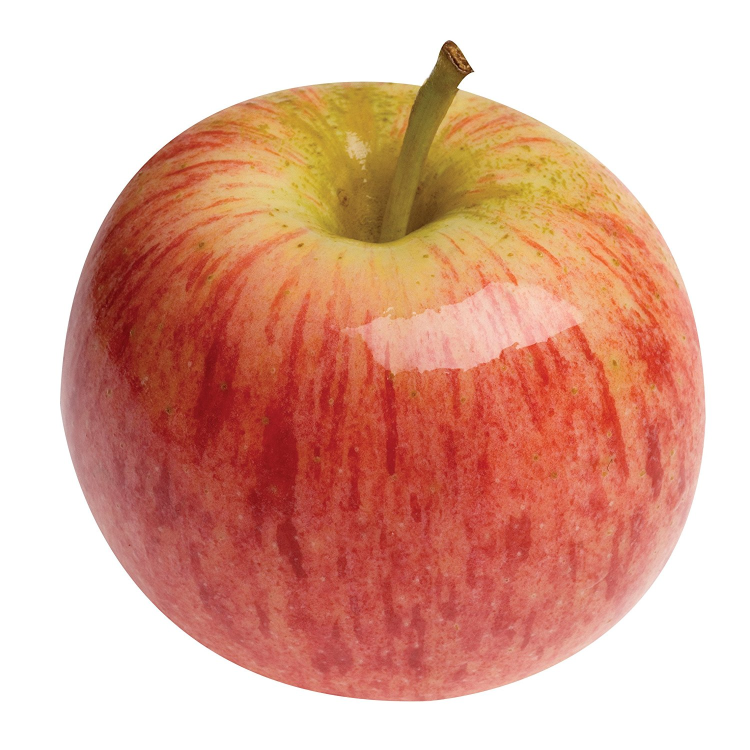
#> input picture train/apple_10.jpg, 1500 x 1500 px (shown at 1/2 size); its folder holds only this picture in this run
$ jupyter execute --allow-errors Team1.ipynb
#> lines starting #> are read from the running program, lines starting #| are printed output that depends on the picture
[cell 1]
import tensorflow as tf
import numpy as np
import matplotlib.pyplot as plt
from PIL import Image, ImageEnhance, ImageFilter
import glob
from sklearn.utils import shuffle

[cell 2]
print('Tensorflow version: ', tf.__version__)
print('Numpy version: ', np.__version__)

# Table of contents
#### Part A: No image augmentation and basic prediction model
#### Part B: With Image augmentation and basic prediction model
#### Part C: No image augmentation, and expanded model
#### Part D: Image augmentation and expanded model
#### Conclusion
#### Part E: (Experimental) Transfer learning with Resnet50

# Part A: No image augmentation, basic prediction model
All training images are used without alteration. A minimal model will be used for prediction. The accuracy score will be used as a baseline/control.

[cell 3]
# path to train and test image files
train_img_dir = "./train/"
test_img_dir = "./test/"

# category as well as name of image files
image_types = ["apple","orange","banana","mixed"]

# image size after resizing (higher sizes takes more time but are more accurate)
IMG_MAX_SIZE = 64

# epoch value
EPOCH_MAX = 50

# stop at valuation accuracy
VAL_ACCURACY_THRESHOLD = 0.95

#### All methods for image augmentation and model creation are written here

[cell 4]
# return all files in the directory in a dictionary seperated by their category
def get_files_in_dir(img_dir, image_types):
    file_path_arr = {}
    for img_type in image_types:
        file_path_arr.update( {img_type: glob.glob(img_dir+img_type+"*")} )

    return file_path_arr


# remove offending images from dictionary (expanded model)
def remove_from_dictionary(file_path_arr,str_match):
    for key in file_path_arr:
        max = len(file_path_arr[key])
        for i in  range(0,max):
            my_str = str(file_path_arr[key][i])
            if str_match in my_str:
                del file_path_arr[key][i]
                print("Removed: ",key," ",i," ",file_path_arr[key][i])
                return


# convert image to 3 layer RGB from RGBA or other formats, then resize the images
def convert_to_RGB_and_resize(img):
    img_new = Image.new("RGB",img.size, (255,255,255))
    img_new.paste(img,None)
    img_tiny = img_new.resize((IMG_MAX_SIZE, IMG_MAX_SIZE))
    return img_tiny


# remove the color green and whitish backgrounds (expanded model)
def fix_image_color(img):
    pixdata = img.load()
    for y in range(img.size[1]):
        for x in range(img.size[0]):
                r, g, b = img.getpixel((x, y))
                if (r < 80 and g < 255 and b < 255):
                    pixdata[x, y] = (0, 0, 0)
                if (r > 220 and g > 220 and b > 220):
                    pixdata[x, y] = (0, 0, 0)
    #img2 = img.filter(ImageFilter.GaussianBlur(radius=2))
    return img


# read a file and process it and return the file contents
def read_single_file(img_path):
    img_raw = Image.open(img_path)
    img_tiny = convert_to_RGB_and_resize(img_raw)
    img_tiny_fixed = fix_image_color(img_tiny)
    return img_tiny_fixed


# zoom in the photo by scale variable (expanded model)
def img_scaled_inwards(img_tiny, scale=1.2):
    new_size = int(img_tiny.size[0] * scale)
    img_upscaled = img_tiny.resize((new_size,new_size))
    crop_pad = int( (img_upscaled.size[0] - img_tiny.size[0] ) / 2)

    img_tiny_new = img_upscaled.crop((crop_pad,crop_pad,img_upscaled.size[0]-crop_pad,img_upscaled.size[1]-crop_pad))
    return img_tiny_new.resize((IMG_MAX_SIZE,IMG_MAX_SIZE))


# generate 1 hot encoding for y_data
def get_y_datas(fruit_type,image_types):
    y_value = [ 0, 0, 0, 0]
    for i in range(0,4):
        if( fruit_type == image_types[i]):
            y_value[i] = 1
    return np.asarray(y_value)


# increase sample size by playing with contrast, color, sharpness and rotation (expanded model)
def image_augmentation(img_tiny, y_data):
    img_0 = np.asarray( img_tiny )
    # Rotate image
    # Fix image color and contrast
    img_filter = ImageEnhance.Contrast(img_tiny)
    img_e = img_filter.enhance(1.2)
    img_1 = np.asarray( img_e )

    img_filter = ImageEnhance.Contrast(img_tiny)
    img_e = img_filter.enhance(0.8)
    img_2 = np.asarray( img_e )

    img_filter = ImageEnhance.Color(img_tiny)
    img_e = img_filter.enhance(1.5)
    img_3 = np.asarray( img_e )

    img_filter = ImageEnhance.Color(img_tiny)
    img_e = img_filter.enhance(0.8)
    img_4 = np.asarray( img_e )

    img_filter = ImageEnhance.Contrast(img_tiny)
    img_e = img_filter.enhance(1.2)
    img_filter = ImageEnhance.Color(img_e)
    img_e = img_filter.enhance(1.5)
    img_5 = np.asarray( img_e )

    img_filter = ImageEnhance.Sharpness(img_tiny)
    img_e = img_filter.enhance(0.5)
    img_6 = np.asarray( img_e )

    img_7 = np.asarray( img_tiny.transpose(Image.FLIP_TOP_BOTTOM) )
    img_8 = np.asarray( img_tiny.transpose(Image.FLIP_LEFT_RIGHT) )
    img_9 = np.asarray( img_scaled_inwards(img_tiny) )

    x_return = np.concatenate( (img_0, img_1, img_2, img_3, img_4, img_5,  img_6,  img_7,  img_8,  img_9 ) )
    y_return = np.concatenate( (y_data, y_data, y_data, y_data, y_data, y_data, y_data, y_data, y_data, y_data ) )
    return x_return, y_return


# For 'mixed fruits' dataset, we expand its original dataset(~20 images) by 4 times to match other
# categories(~70 images). Evenly balancing the dataset might improve its prediction ability. (expanded model)
# [13 lines left out: function image_augmentation_mixed, not called in this run]


# read file paths provided in dictionary into a numpy array for CNN.
# if img_aug is False, no image augmentation is done and only the original images are used for training and testing.
def read_files_into_array(file_path_arr,image_types,img_aug=False):
    x_data = None
    y_data = None
    p_data = None
    for key in file_path_arr:
        for img_path in file_path_arr[key]:
            img_tiny = read_single_file(img_path)
            y_data_1 =  get_y_datas(key, image_types)

            # if mixed, generate more data
            if(img_aug==True):
                if(key=='mixed'):
                    x_data_1, y_data_1 = image_augmentation_mixed(img_tiny, y_data_1)
                else:
                    x_data_1, y_data_1 = image_augmentation(img_tiny, y_data_1)
            else:
                x_data_1 = np.asarray(img_tiny)

            # join our data to main np array
            if( x_data is None ):
                x_data = x_data_1
                y_data = y_data_1
                p_data = [img_path]
            else:
                x_data = np.concatenate( (x_data, x_data_1) )
                y_data = np.concatenate( (y_data, y_data_1) )
                p_data = np.concatenate( (p_data, [img_path]) )
    return x_data, y_data, p_data


# Minimal model for prediction.
def create_model_basic():
    model = tf.keras.Sequential([
        tf.keras.layers.Conv2D(32, (3,3), padding='same', activation="relu",input_shape=(IMG_MAX_SIZE, IMG_MAX_SIZE, 3)),
        tf.keras.layers.AveragePooling2D((2,2), strides=1),
        tf.keras.layers.Flatten(),
        tf.keras.layers.Dense(units=4, activation='softmax')
    ])

    model.compile(optimizer='adam', loss='categorical_crossentropy', metrics=['accuracy'])
    return model


# Create a CNN model
# [38 lines left out: function create_model_expanded, not called in this run]


# Implement callback function to stop training
class stop_model_training_class(tf.keras.callbacks.Callback):
    # [74 lines left out: functions on_epoch_end, round_out, show_diffs, plot_loss, not called in this run]

#### Preparing the dataset

[cell 5]
# get list of training files
file_path_arr = get_files_in_dir(train_img_dir, image_types)

# show how many of each type we have
print('Files of each type used for training: ')
for key in file_path_arr:
    print(key, "->", len(file_path_arr[key]))
x_train, y_train, _ = read_files_into_array(file_path_arr,image_types,img_aug=False)
#> in read_single_file, img_raw is the input picture: PIL image 1500x1500 RGB; mean R, G, B 222.5, 172.4, 155.2
#> in convert_to_RGB_and_resize, `img_new = Image.new("RGB",img.size, (255,255,255))`: img_new: PIL image 1500x1500 RGB; every value is 255
#> in convert_to_RGB_and_resize, `img_tiny = img_new.resize((IMG_MAX_SIZE, IMG_MAX_SIZE))`:
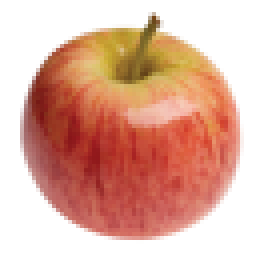
#> img_tiny: PIL image 64x64 RGB (shown 4 times larger); mean R, G, B 222.4, 172.2, 155.1
#> in read_single_file, `img_tiny_fixed = fix_image_color(img_tiny)`:
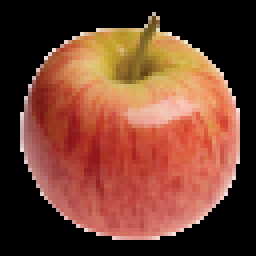
#> img_tiny_fixed: PIL image 64x64 RGB (shown 4 times larger); mean R, G, B 114.9, 64.8, 47.7
#> y_train = [1, 0, 0, 0]
x_train = x_train.reshape(-1,IMG_MAX_SIZE,IMG_MAX_SIZE,3)
y_train = y_train.reshape(-1,4)
#> y_train = [[1, 0, 0, 0]]
# get test file list

print('Files of each type used for testing: ')
file_path_arr_2 = get_files_in_dir(test_img_dir, image_types)
# show how many of each type we have
for key in file_path_arr_2:
    print(key, "->", len(file_path_arr_2[key]))
# generate x and y test data as well as the file paths
x_test, y_test, p_test = read_files_into_array(file_path_arr_2,image_types)
# reshape x and y test data
#> (the rest of this cell did not finish here and is left out)

[cell 6]
#checking input and output shapes
print(x_train.shape)
#| (1, 64, 64, 3)
print(y_train.shape)
#| (1, 4)
#> (the rest of this cell did not finish here and is left out)

Minimal model will be used first

#> (a cell that did not finish here is left out)

Shuffle dataset for more even training.
For each epoch, the model will be used to for evaluation with the testing data

[cell 8]
x_train, y_train = shuffle(x_train,y_train,random_state=9)

# train the model then run the test at each to see accuracy
#> (the rest of this cell did not finish here and is left out)

#> (a cell that did not finish here is left out)

#> (a cell that did not finish here is left out)

### Observation:
It appears that the model prediction score peaked after 5 epoches, which might suggest that the model learning saturation. Infact, overfitting to the training data seems to occur, as seen from the raise in validation loss and fall of validation accuracy of test data.

The model wrongly predicted a mixture of all classes of images.

Test data accuracy score averaged around 85%.

# Part B: Image augmentation and minimal model
#### The following measures will be done to improve the prediction score and learning process
1. Removing of wrongly labelled images
1. Removing color from some backgrounds. (we do not wish the model to learn about the background)
1. Reinforcing contrast of colors, to emphasize on features
1. Balancing data of all classes by increasing mixed images
1. Increase overall dataset size through image augmentation techniques such as:
    - Transpose/Flipping
    - Rotation (Fruits are expected to be in all possible orientations)
    - Scaling (Fruits are of varying sizes, and can occupy any amount of the image)

* Minimal model will be used

[cell 11]
sample_image_path = "train/mixed_7.jpg"


#> (the rest of this cell did not finish here and is left out)

[cell 12]
# list of offending images
skip_img_names = ["apple_11","apple_20","apple_36","apple_39",
                  "banana_35","banana_61",
                  "mixed_2","mixed_20",
                  "orange_11","orange_13","orange_35","orange_42"]
#> skip_img_names = ['apple_11', 'apple_20', 'apple_36', 'apple_39', 'banana_35', 'banana_61', 'mixed_2', 'mixed_20', 'orange_11', 'orange_13', 'orange_35', 'orange_42']

# remove offending images
for skip_name in skip_img_names:
     remove_from_dictionary(file_path_arr,skip_name)
#> this loop made 12 passes

# get list of training files
file_path_arr = get_files_in_dir(train_img_dir, image_types)

# show how many of each type we have
print('Files of each type used for training: ')
for key in file_path_arr:
    print(key, "->", len(file_path_arr[key]))
x_train, y_train, _ = read_files_into_array(file_path_arr,image_types,img_aug=True)
#> in image_augmentation, `img_e = img_filter.enhance(1.5)`:
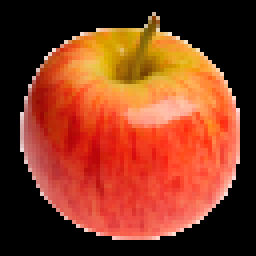
#> img_e: PIL image 64x64 RGB (shown 4 times larger); mean R, G, B 132.2, 58.1, 32.6
#> in image_augmentation, `img_e = img_filter.enhance(1.5)`:
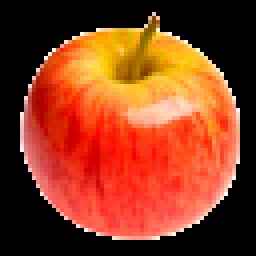
#> img_e: PIL image 64x64 RGB (shown 4 times larger); mean R, G, B 140.4, 60.8, 30.6
#> in image_augmentation, `img_e = img_filter.enhance(0.5)`:
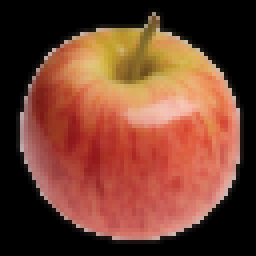
#> img_e: PIL image 64x64 RGB (shown 4 times larger); mean R, G, B 114.7, 64.7, 47.6
#> in image_augmentation, `img_7 = np.asarray( img_tiny.transpose(Image.FLIP_TOP_BOTTOM) )`:
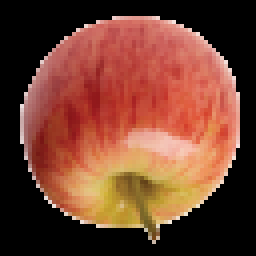
#> img_7: shape (64, 64, 3) (shown 4 times larger); mean R, G, B 114.9, 64.8, 47.7
#> in image_augmentation, `img_8 = np.asarray( img_tiny.transpose(Image.FLIP_LEFT_RIGHT) )`:
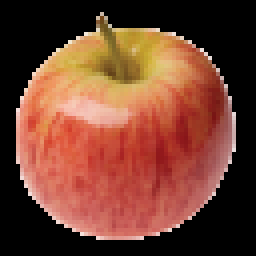
#> img_8: shape (64, 64, 3) (shown 4 times larger); mean R, G, B 114.9, 64.8, 47.7
#> in img_scaled_inwards, `img_upscaled = img_tiny.resize((new_size,new_size))`:
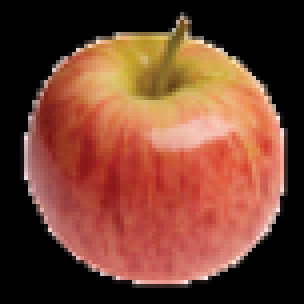
#> img_upscaled: PIL image 76x76 RGB (shown 4 times larger); mean R, G, B 115.3, 65.2, 48.1
#> in img_scaled_inwards, `img_tiny_new = img_upscaled.crop((crop_pad,crop_pad,img_upscaled.size[..`:
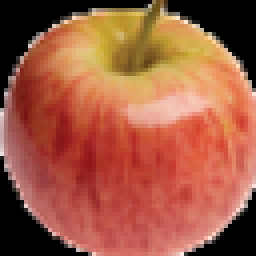
#> img_tiny_new: PIL image 64x64 RGB (shown 4 times larger); mean R, G, B 159.9, 89.8, 65.9
#> in image_augmentation, `x_return = np.concatenate( (img_0, img_1, img_2, img_3, img_4, img_5, ..`:
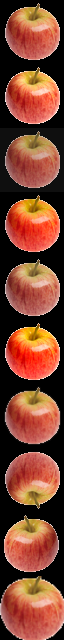
#> x_return: shape (640, 64, 3); mean R, G, B 123.4, 67, 47.5
#> y_train = 40 values, max 1 at index 0, min 0 at index 1, mean 0.25
x_train = x_train.reshape(-1,IMG_MAX_SIZE,IMG_MAX_SIZE,3)
y_train = y_train.reshape(-1,4)
#> y_train = [[1, 0, 0, 0], [1, 0, 0, 0], [1, 0, 0, 0], [1, 0, 0, 0], [1, 0, 0, 0], [1, 0, 0, 0], [1, 0, 0, 0], [1, 0, 0, 0], [1, 0, 0, 0], [1, 0, 0, 0]]
# get test file list

print('Files of each type used for testing: ')
file_path_arr_2 = get_files_in_dir(test_img_dir, image_types)
# show how many of each type we have
for key in file_path_arr_2:
    print(key, "->", len(file_path_arr_2[key]))
# generate x and y test data as well as the file paths
x_test, y_test, p_test = read_files_into_array(file_path_arr_2,image_types)
# reshape x and y test data
#> (the rest of this cell did not finish here and is left out)

[cell 13]
#checking input and output shapes
print(x_train.shape)
#| (10, 64, 64, 3)
print(y_train.shape)
#| (10, 4)
